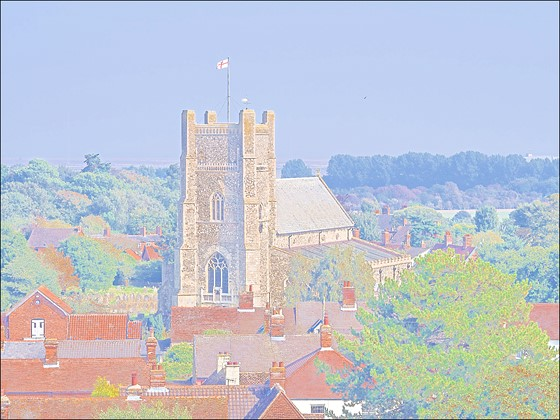
#> input picture images/lowContrast_05.jpg, 560 x 420 px, found by its file name
$ python c.py
#> lines starting #> are read from the running program, lines starting #| are printed output that depends on the picture
#Considering ex b - 2b


import cv2 as cv
import numpy as np

path = "images/lowContrast_05.jpg"

file_name = path.split('/')
img = cv.imread(path)
#> img is the input picture: shape (420, 560, 3); mean B, G, R 207.8, 198, 193.3


clahe = cv.createCLAHE(clipLimit=2.0, tileGridSize=(8,8))

#WITH RGB
# (B, G, R) = cv.split(img)
# clB = clahe.apply(B)
# clG = clahe.apply(G)
# clR = clahe.apply(R)
# mergedEnhanced = cv.merge([clB, clG, clR])

#WITH HSV
hsv_img = cv.cvtColor(img, cv.COLOR_BGR2HSV)
#> hsv_img: shape (420, 560, 3); mean H, S, V 82.6, 51.4, 223.8
(H, S, V) = cv.split(hsv_img)
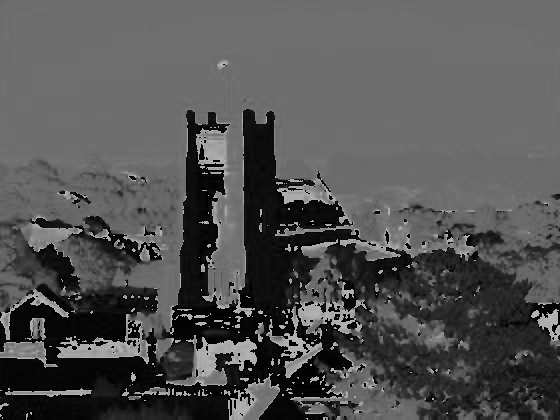
#> H: shape (420, 560); min 0, max 179, mean 82.6
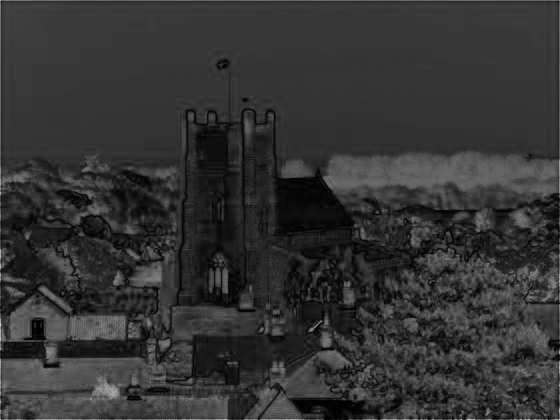
#> S: shape (420, 560); min 0, max 228, mean 51.4
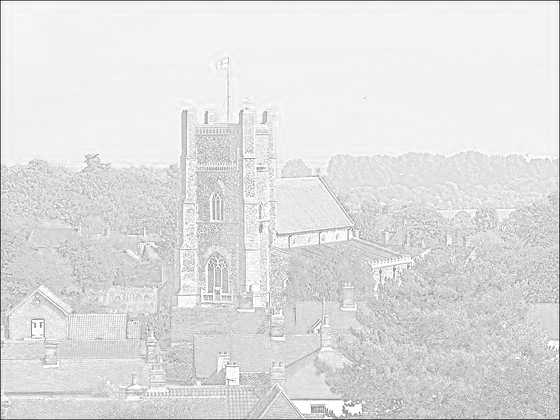
#> V: shape (420, 560); min 28, max 255, mean 223.8
clV = clahe.apply(V)
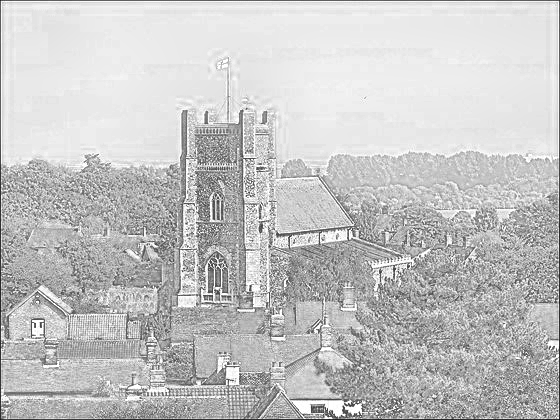
#> clV: shape (420, 560); min 14, max 255, mean 196.2
mergedEnhanced = cv.merge([H, S, clV])
#> mergedEnhanced: shape (420, 560, 3); mean H, S, V 82.6, 51.4, 196.2
mergedEnhanced = cv.cvtColor(mergedEnhanced, cv.COLOR_HSV2BGR)
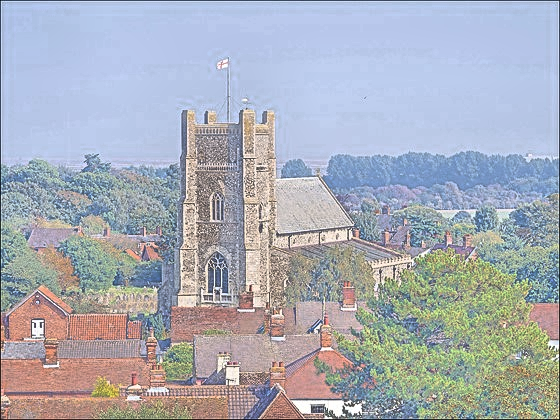
#> mergedEnhanced: shape (420, 560, 3); mean B, G, R 182.6, 172.8, 168.4

res = np.hstack((img,mergedEnhanced)) #stacking images side-by-side
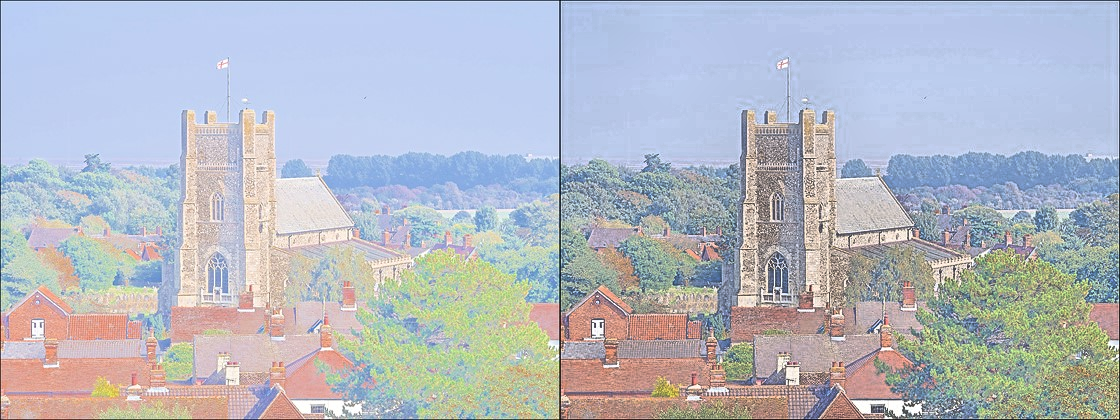
#> res: shape (420, 1120, 3); mean B, G, R 195.2, 185.4, 180.8
cv.imwrite('images/apple_enhancement.png',res)

cv.imshow("enhancement", res)

cv.waitKey(0)
cv.destroyAllWindows()

$ run again, with images/lowContrast_01.jpg copied over images/lowContrast_05.jpg
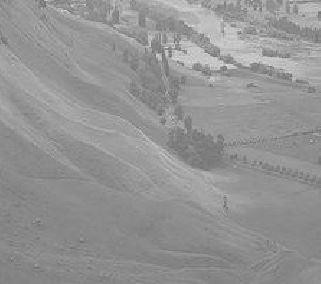
#> input picture images/lowContrast_01.jpg, 321 x 284 px, found by its file name
#> img is the input picture: shape (284, 321, 3); min 104, max 229, mean 147.7
#> hsv_img: shape (284, 321, 3); mean H, S, V 0, 0, 147.7
#> H: shape (284, 321); every value is 0
#> `clV = clahe.apply(V)`:
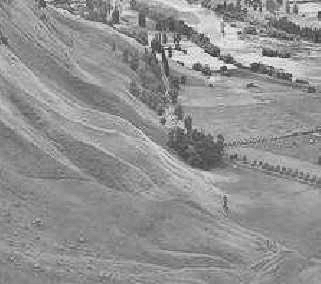
#> clV: shape (284, 321); min 47, max 244, mean 145.5
#> `res = np.hstack((img,mergedEnhanced))`:
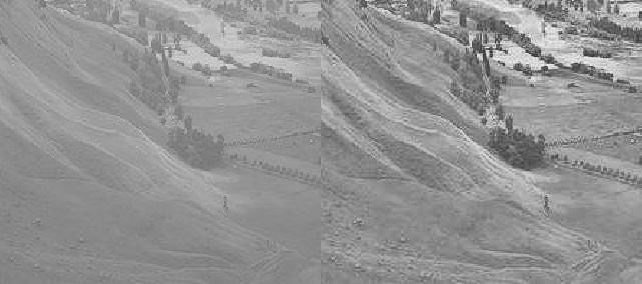
#> res: shape (284, 642, 3); min 47, max 244, mean 146.6

$ run again, with images/lowContrast_02.jpg copied over images/lowContrast_05.jpg
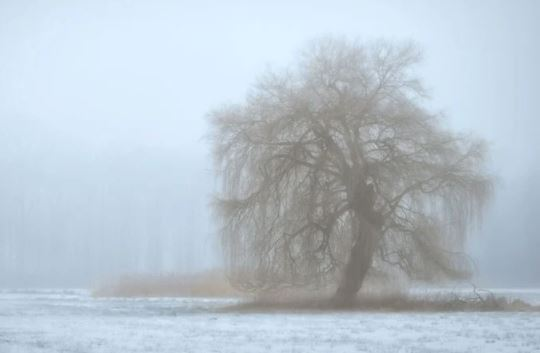
#> input picture images/lowContrast_02.jpg, 540 x 353 px, found by its file name
#> img is the input picture: shape (353, 540, 3); mean B, G, R 207.8, 197.7, 185.8
#> hsv_img: shape (353, 540, 3); mean H, S, V 89.7, 27.6, 208.9
#> `clV = clahe.apply(V)`:
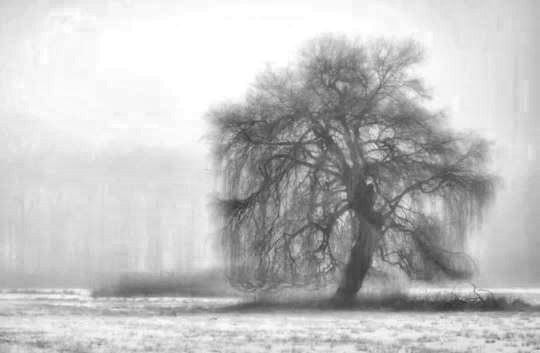
#> clV: shape (353, 540); min 53, max 255, mean 193.7
#> `res = np.hstack((img,mergedEnhanced))`:
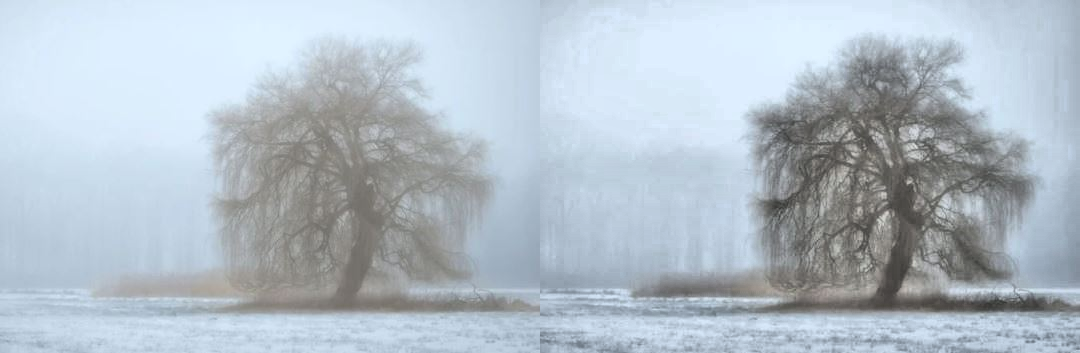
#> res: shape (353, 1080, 3); mean B, G, R 200.3, 190.1, 178.6

$ run again, with images/lowContrast_03.jpg copied over images/lowContrast_05.jpg
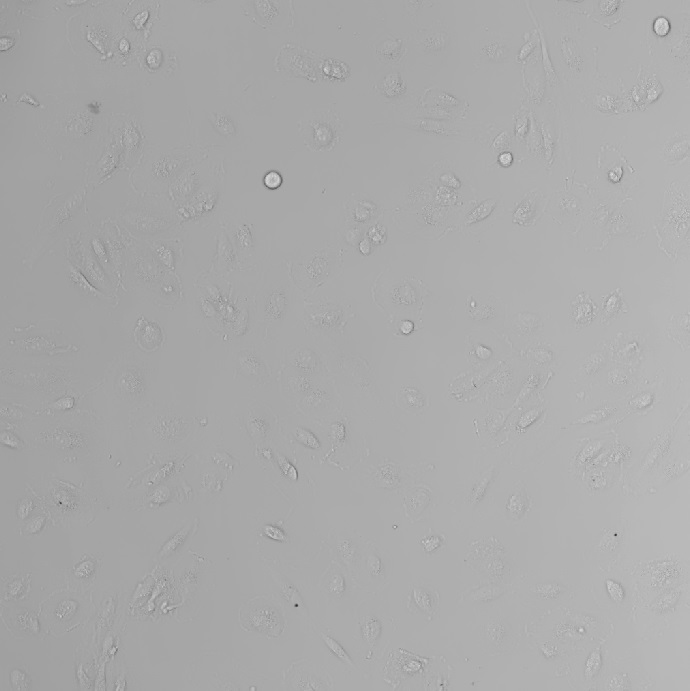
#> input picture images/lowContrast_03.jpg, 690 x 691 px, found by its file name
#> img is the input picture: shape (691, 690, 3); min 43, max 223, mean 170.4
#> hsv_img: shape (691, 690, 3); mean H, S, V 0, 0, 170.4
#> H: shape (691, 690); every value is 0
#> `res = np.hstack((img,mergedEnhanced))`:
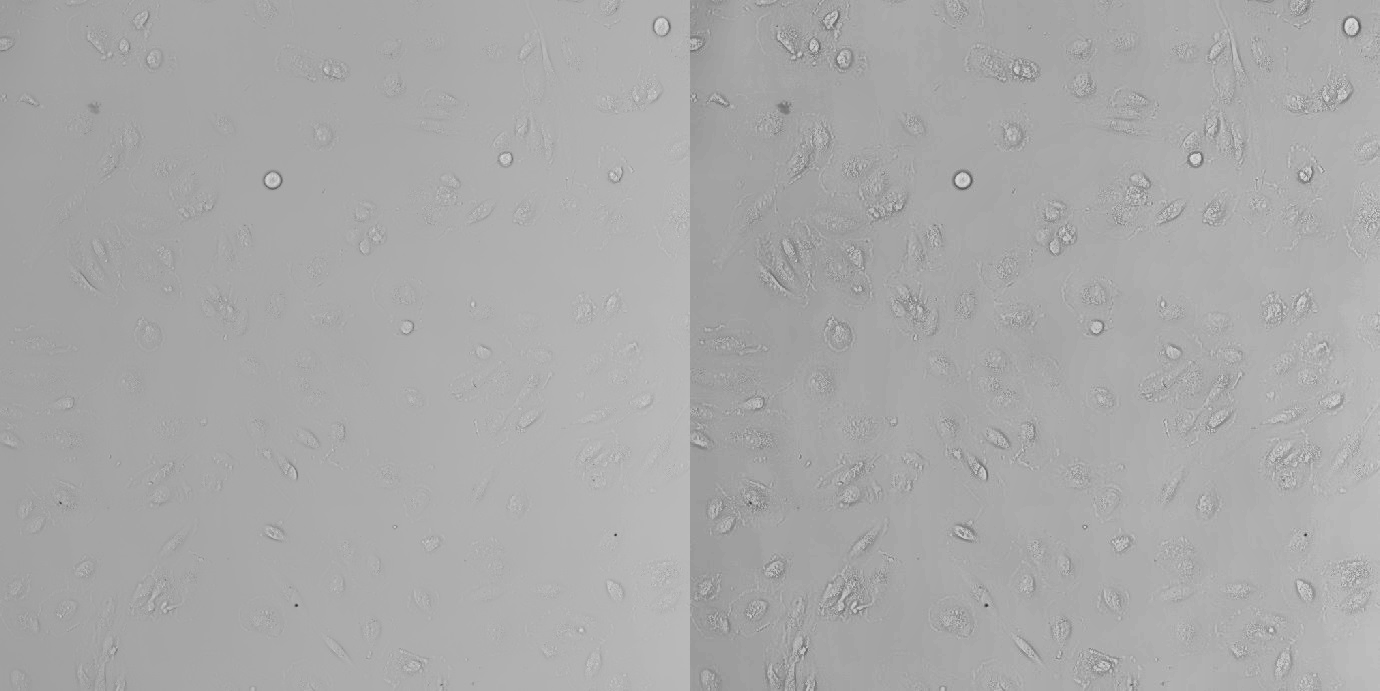
#> res: shape (691, 1380, 3); min 39, max 229, mean 169.2
